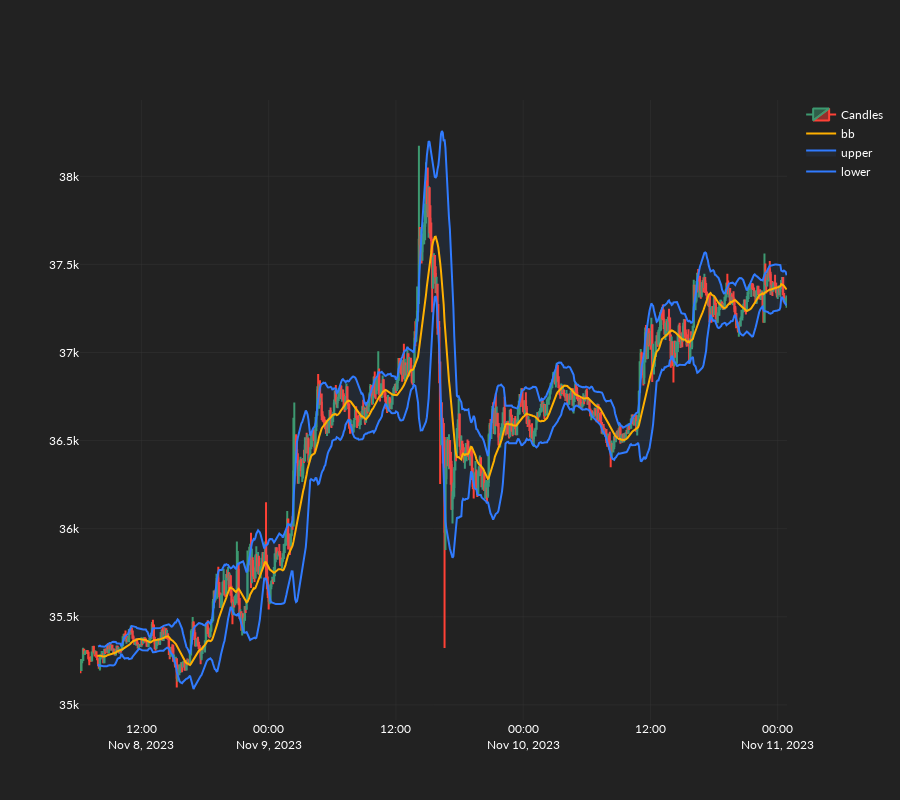

This figure's notebook cell:
### Code cell
plot_bollinger_bands(indicator=bb, candles=candles)

### Figure 1 — Plotly figure (JSON) as saved in the notebook; plotly's stock layout.template omitted (floating-point values rounded to 4 significant figures; data arrays with more than 128 entries replaced by an {"elided": "..."} marker saying what was removed)
{"data": [{"line": {"color": "rgb(48, 123, 255)"}, "name": "lower", "type": "scatter", "x": {"elided": "800 str values"}, "y": {"elided": "800 float values"}}, {"fill": "tonexty", "fillcolor": "rgba(48, 123, 255, 0.07)", "line": {"color": "rgb(48, 123, 255)"}, "name": "upper", "type": "scatter", "x": {"elided": "800 str values"}, "y": {"elided": "800 float values"}}, {"line": {"color": "rgb(255, 176, 0)"}, "name": "bb", "type": "scatter", "x": {"elided": "800 str values"}, "y": {"elided": "800 float values"}}, {"close": {"elided": "800 float values"}, "high": {"elided": "800 float values"}, "low": {"elided": "800 float values"}, "name": "Candles", "open": {"elided": "800 float values"}, "type": "candlestick", "x": {"elided": "800 str values"}}], "layout": {"height": 800, "xaxis": {"rangeslider": {"visible": false}}}}
